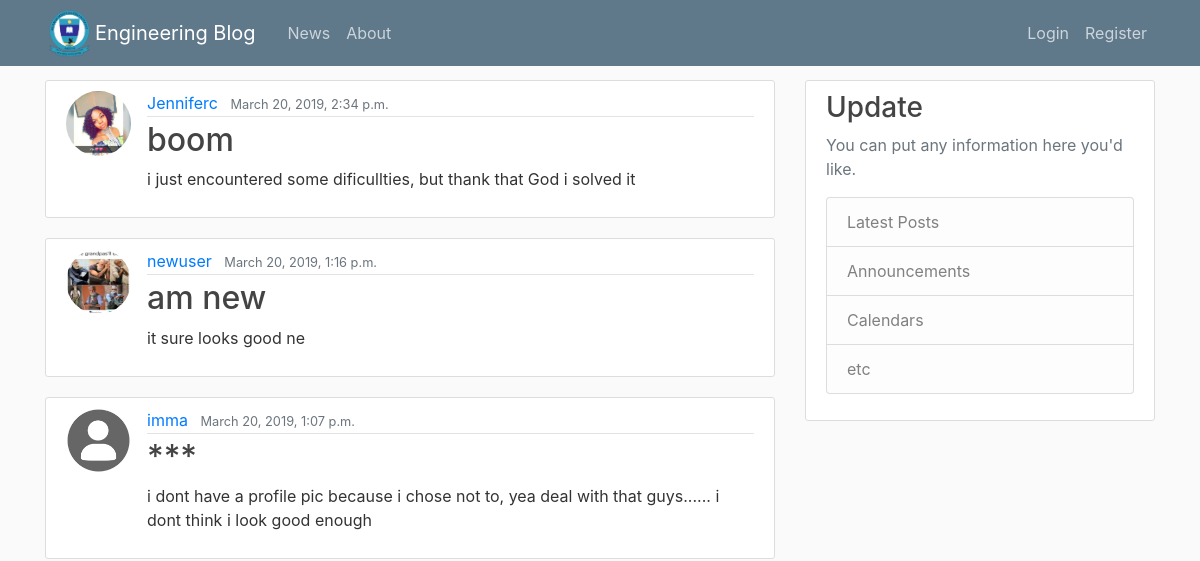
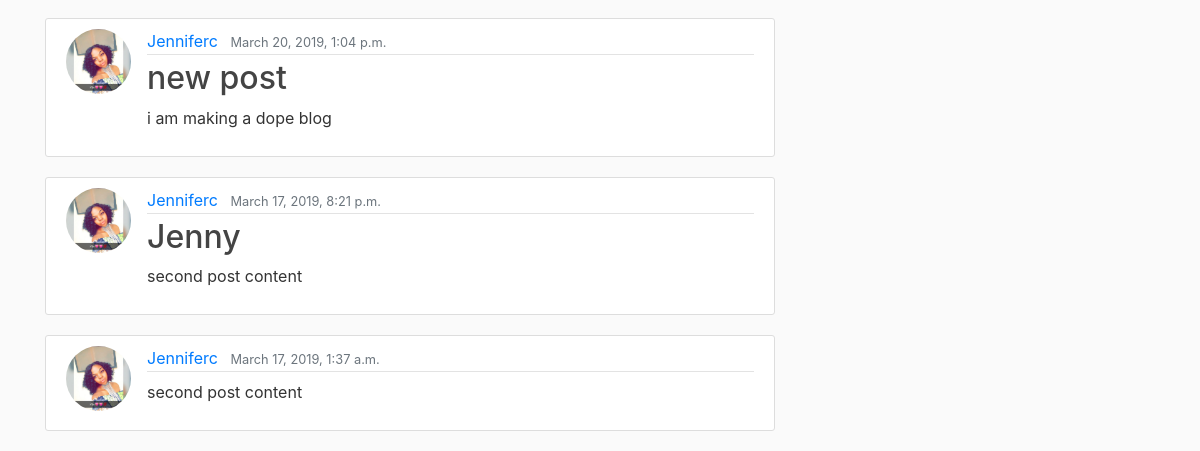
Before: / with the older database file (2 pictures, top to bottom).
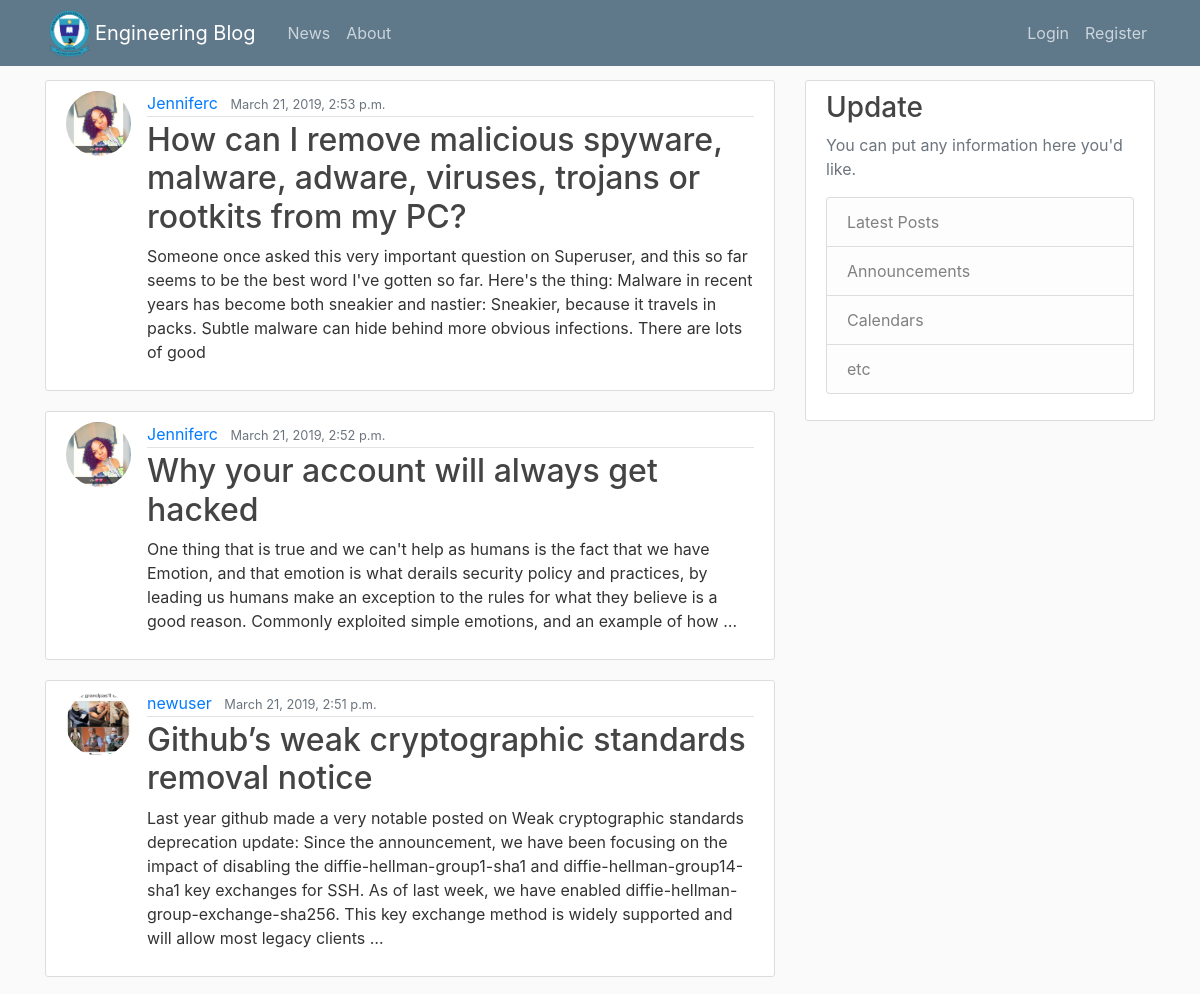
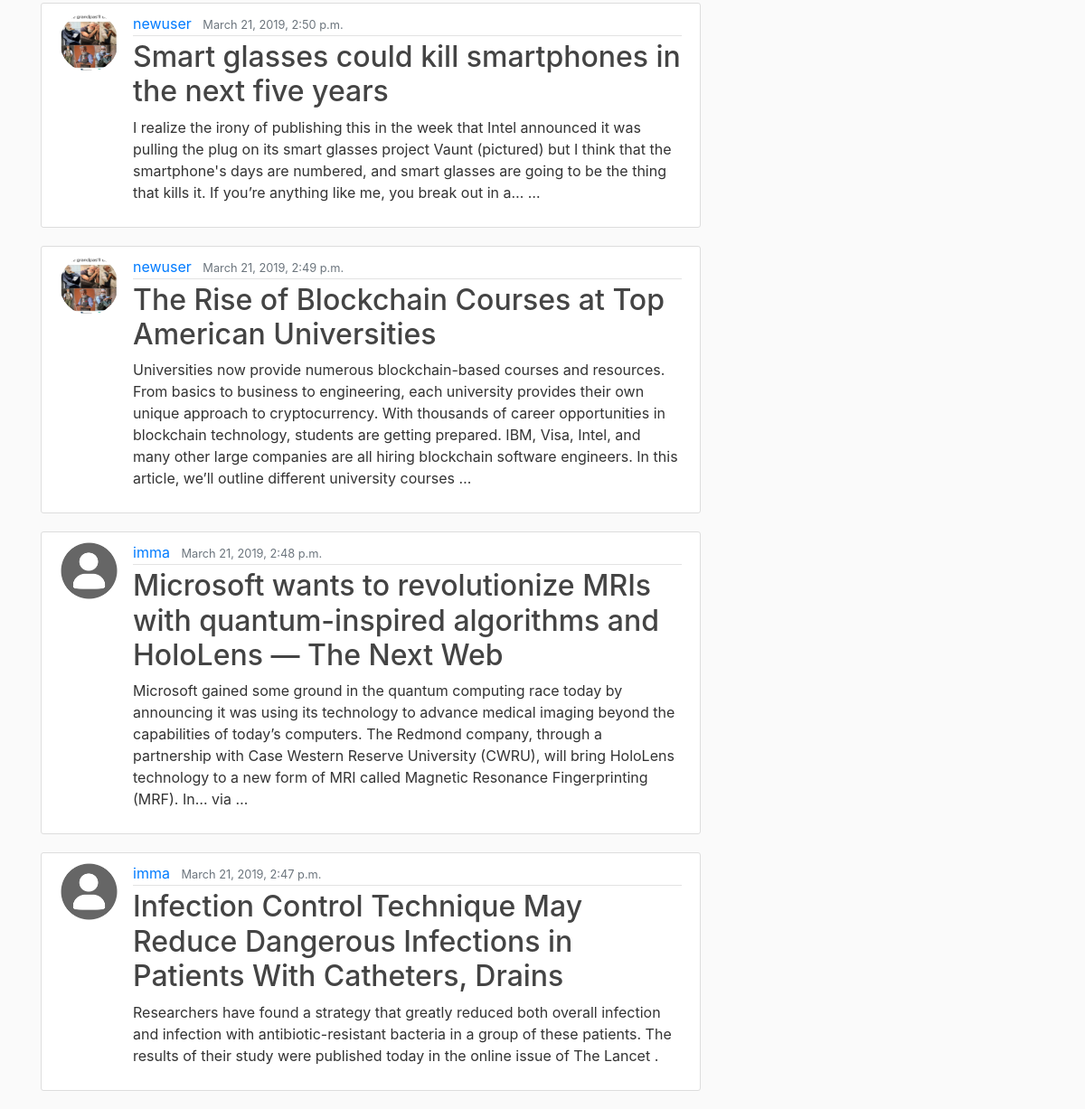
After: the same page with the newer database file (2 pictures, top to bottom).
### pages/models.py (models this page shows, shortened)
class Post(models.Model):
    tittle = models.CharField(max_length=100)
    content = models.TextField()
    date_posted = models.DateTimeField(auto_now_add=True)
    author = models.ForeignKey(User, on_delete=models.CASCADE)

### users/models.py (models this page shows)
class Profile(models.Model):
    user =  models.OneToOneField(User, on_delete = models.CASCADE)
    image = models.ImageField(default='default.jpg', upload_to = 'profile_pics')

### pages/views.py (the view)
# urls.py: path('', PostListView.as_view(), name="blog-home"),
class PostListView(ListView):
     model = Post
     template_name='home.html'
     context_object_name='posts'
     ordering=['-date_posted']
     paginate_by = 7

### pages/Templates/home.html
{% extends "base.html"%}
{% block content %}
    {% for post in posts %}
           <article class="media content-section">
             <img class="rounded-circle article-img" src="{{post.author.profile.image.url}}">
               <div class="media-body">
                 <div class="article-metadata">
                   <a class="mr-2" href="#">{{ post.author }}</a>
                   <small class="text-muted">{{ post.date_posted }}</small>
                  </div>
                 <h2><a class="article-title" href="{% url 'post-detail' post.id %}">{{ post.tittle }}</a></h2>
                <p class="article-content">{{ post.content }}</p>
               </div>
           </article>
    {% endfor %}
{% endblock content %}

Changed rows visible on the page:
no longer on this page (row unchanged): Post: author.profile.image (picture), author "Jenniferc", date_posted "March 20, 2019, 2:34 p.m.", tittle "boom", content "i just encountered some dificullties, but thank that God i solved it"
no longer on this page (row unchanged): Post: author.profile.image (picture), author "newuser", date_posted "March 20, 2019, 1:16 p.m.", tittle "am new", content "it sure looks good ne"
no longer on this page (row unchanged): Post: author.profile.image (placeholder picture), author "imma", date_posted "March 20, 2019, 1:07 p.m.", tittle "***", content "i dont have a profile pic because i chose not to, yea deal with that guys...... i dont think i look good enough"
no longer on this page (row unchanged): Post: author.profile.image (picture), author "Jenniferc", date_posted "March 20, 2019, 1:04 p.m.", tittle "new post", content "i am making a dope blog"
removed Post: author.profile.image (picture), author "Jenniferc", date_posted "March 17, 2019, 8:21 p.m.", tittle "Jenny", content "second post content"
removed Post: author.profile.image (picture), author "Jenniferc", date_posted "March 17, 2019, 1:37 a.m.", content "second post content"
added Post: author.profile.image (picture), author "Jenniferc", date_posted "March 21, 2019, 2:53 p.m.", tittle "How can I remove malicious spyware, malware, adware, viruses, trojans or rootkits from my PC?", content "Someone once asked this very important question on Superuser, and this so far seems to be the best word I've gotten so far. Here's the thing: Malware in recent years has become both sneakier and nastier: Sneakier, because it travels in packs. Subtle malware can hide behind more obvious infections. There are lots of good"
added Post: author.profile.image (picture), author "Jenniferc", date_posted "March 21, 2019, 2:52 p.m.", tittle "Why your account will always get hacked", content "One thing that is true and we can't help as humans is the fact that we have Emotion, and that emotion is what derails security policy and practices, by leading us humans make an exception to the rules for what they believe is a good reason. Commonly exploited simple emotions, and an example of how …"
added Post: author.profile.image (picture), author "newuser", date_posted "March 21, 2019, 2:51 p.m.", tittle "Github’s weak cryptographic standards removal notice", content "Last year github made a very notable posted on Weak cryptographic standards deprecation update: Since the announcement, we have been focusing on the impact of disabling the diffie-hellman-group1-sha1 and diffie-hellman-group14-sha1 key exchanges for SSH. As of last week, we have enabled diffie-hellman-group-exchange-sha256. This key exchange method is widely supported and will allow most legacy clients …"
added Post: author.profile.image (picture), author "newuser", date_posted "March 21, 2019, 2:50 p.m.", tittle "Smart glasses could kill smartphones in the next five years", content "I realize the irony of publishing this in the week that Intel announced it was pulling the plug on its smart glasses project Vaunt (pictured) but I think that the smartphone's days are numbered, and smart glasses are going to be the thing that kills it. If you’re anything like me, you break out in a… …"
added Post: author.profile.image (picture), author "newuser", date_posted "March 21, 2019, 2:49 p.m.", tittle "The Rise of Blockchain Courses at Top American Universities", content "Universities now provide numerous blockchain-based courses and resources. From basics to business to engineering, each university provides their own unique approach to cryptocurrency. With thousands of career opportunities in blockchain technology, students are getting prepared. IBM, Visa, Intel, and many other large companies are all hiring blockchain software engineers. In this article, we’ll outline different university courses …"
added Post: author.profile.image (placeholder picture), author "imma", date_posted "March 21, 2019, 2:48 p.m.", tittle "Microsoft wants to revolutionize MRIs with quantum-inspired algorithms and HoloLens — The Next Web", content "Microsoft gained some ground in the quantum computing race today by announcing it was using its technology to advance medical imaging beyond the capabilities of today’s computers. The Redmond company, through a partnership with Case Western Reserve University (CWRU), will bring HoloLens technology to a new form of MRI called Magnetic Resonance Fingerprinting (MRF). In… via …"
added Post: author.profile.image (placeholder picture), author "imma", date_posted "March 21, 2019, 2:47 p.m.", tittle "Infection Control Technique May Reduce Dangerous Infections in Patients With Catheters, Drains", content "Researchers have found a strategy that greatly reduced both overall infection and infection with antibiotic-resistant bacteria in a group of these patients. The results of their study were published today in the online issue of The Lancet ."
